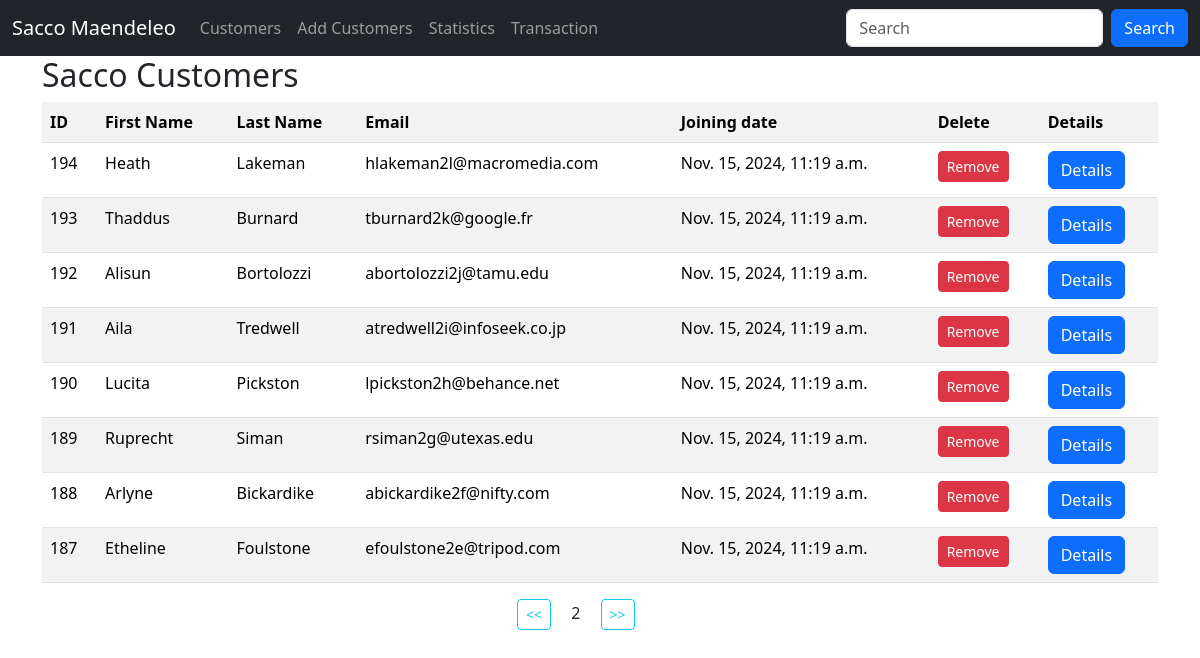
Screenshot of /?page=2 with the database file from the repository.
### app/models.py (models this page shows, shortened)
class Customer(models.Model):
    first_name = models.CharField(max_length=30)
    last_name = models.CharField(max_length=30)
    email = models.EmailField(unique=True)
    dob = models.DateField()
    gender = models.CharField(max_length=10)
    weight = models.IntegerField(default=0)
    created_at = models.DateTimeField(auto_now_add=True)
    update_at = models.DateTimeField(auto_now=True)
    class Meta:
        db_table = 'customers'

### app/views.py (the view)
# urls.py: path('', views.customers, name='customers'),
def customers(request):
    data = Customer.objects.all().order_by(
        '-id').values()  # ORM-object relational marker select everything from customers
    paginator = Paginator(data, 8)
    page_number = request.GET.get('page', 1)
    try:
        paginated_data = paginator.page(page_number)
    except PageNotAnInteger | EmptyPage:
        paginated_data = paginator.page(1)
    return render(request, 'customers.html', {'data': paginated_data})

### templates/customers.html (shortened to what this page needs)
{% extends 'master.html' %}
{% block content %}
    <div class="container">
        <h2>Sacco Customers</h2>
        <table class="table table-striped">
            <tr>
                <th>ID</th>
                <th>First Name</th>
                <th>Last Name</th>
                <th>Email</th>
                <th>Joining date</th>
                <th>Delete</th>
                <th>Details</th>
            </tr>
            {% for customer in data.object_list %}
                <tr>
                    <td>{{ customer.id }}</td>
                    <td>{{ customer.first_name }}</td>
                    <td>{{ customer.last_name }}</td>
                    <td>{{ customer.email }}</td>
                    <td>{{ customer.created_at }}</td>
                    <td>
                        <a href="{% url 'remove_customer' customer.id %}" class="btn btn-danger btn-sm">Remove</a>
                    </td>
                    <td>
                        <a href="{% url 'customer_details' customer.id %}" class="btn btn-primary bt-sm ">Details</a>
                    </td>
                </tr>
            {% empty %}
                <p>No customers in the sacco</p>
            {% endfor %}
        </table>
        <div class="row justify-content-center">
            <div class="col-sm-2">
                {% if data.has_previous %}
                    <a class="btn btn-outline-info btn-sm" href="?page={{ data.previous_page_number }}"> << </a>
                {% endif %}
                <span class="mx-3" >{{ data.number }}</span>
                {% if data.has_next %}
                    <a class="btn btn-outline-info btn-sm" href="?page={{ data.next_page_number }}"> >> </a>
                {% endif %}
            </div>
        </div>
    </div>
{% endblock %}

### rows the page displays
Customer: id "194", first_name "Heath", last_name "Lakeman", email "hlakeman2l@macromedia.com", created_at "Nov. 15, 2024, 11:19 a.m."
Customer: id "193", first_name "Thaddus", last_name "Burnard", email "tburnard2k@google.fr", created_at "Nov. 15, 2024, 11:19 a.m."
Customer: id "192", first_name "Alisun", last_name "Bortolozzi", email "abortolozzi2j@tamu.edu", created_at "Nov. 15, 2024, 11:19 a.m."
Customer: id "191", first_name "Aila", last_name "Tredwell", email "atredwell2i@infoseek.co.jp", created_at "Nov. 15, 2024, 11:19 a.m."
Customer: id "190", first_name "Lucita", last_name "Pickston", email "lpickston2h@behance.net", created_at "Nov. 15, 2024, 11:19 a.m."
Customer: id "189", first_name "Ruprecht", last_name "Siman", email "rsiman2g@utexas.edu", created_at "Nov. 15, 2024, 11:19 a.m."
Customer: id "188", first_name "Arlyne", last_name "Bickardike", email "abickardike2f@nifty.com", created_at "Nov. 15, 2024, 11:19 a.m."
Customer: id "187", first_name "Etheline", last_name "Foulstone", email "efoulstone2e@tripod.com", created_at "Nov. 15, 2024, 11:19 a.m."

### other values shown
{{ data.number }} "2"
